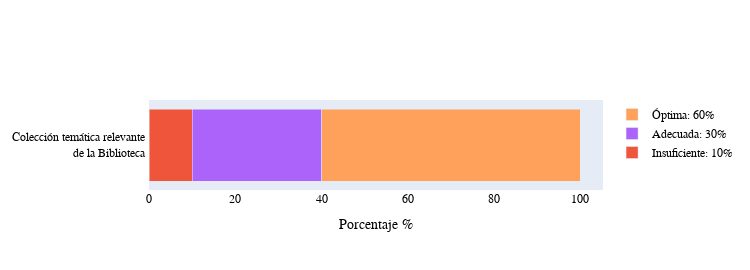

Notebook code cell kept with this figure:
### Markdown cell above
### Opiniones sobre la evaluación de la  <span style="color:#AC1212">*cantidad*</span>

### Code cell
path_file_sorted    = 'acad.xlsx'
opinion_quantity(path_file_sorted)

### Figure 1 — Plotly figure (JSON) as saved in the notebook; plotly's stock layout.template omitted (floating-point values rounded to 4 significant figures)
{"data": [{"name": "Muy insuficiente", "orientation": "h", "type": "bar", "x": [], "y": ["Colección temática relevante <br> de la Biblioteca "]}, {"name": "Insuficiente: 10%", "orientation": "h", "type": "bar", "x": [10], "y": ["Colección temática relevante <br> de la Biblioteca "]}, {"name": "Regular: 9.1%", "orientation": "h", "type": "bar", "x": [], "y": ["Colección temática relevante <br> de la Biblioteca "]}, {"name": "Adecuada: 30%", "orientation": "h", "type": "bar", "x": [30], "y": ["Colección temática relevante <br> de la Biblioteca "]}, {"name": "Óptima: 60%", "orientation": "h", "type": "bar", "x": [60], "y": ["Colección temática relevante <br> de la Biblioteca "]}], "layout": {"barmode": "stack", "font": {"color": "black", "family": "Rockwell", "size": 12}, "height": 270, "legend": {"title": {"font": {"color": "green"}}}, "title": {"font": {"color": "black", "family": "Rockwell", "size": 12}, "text": ""}, "width": 750, "xaxis": {"title": {"text": "Porcentaje %"}}}}
